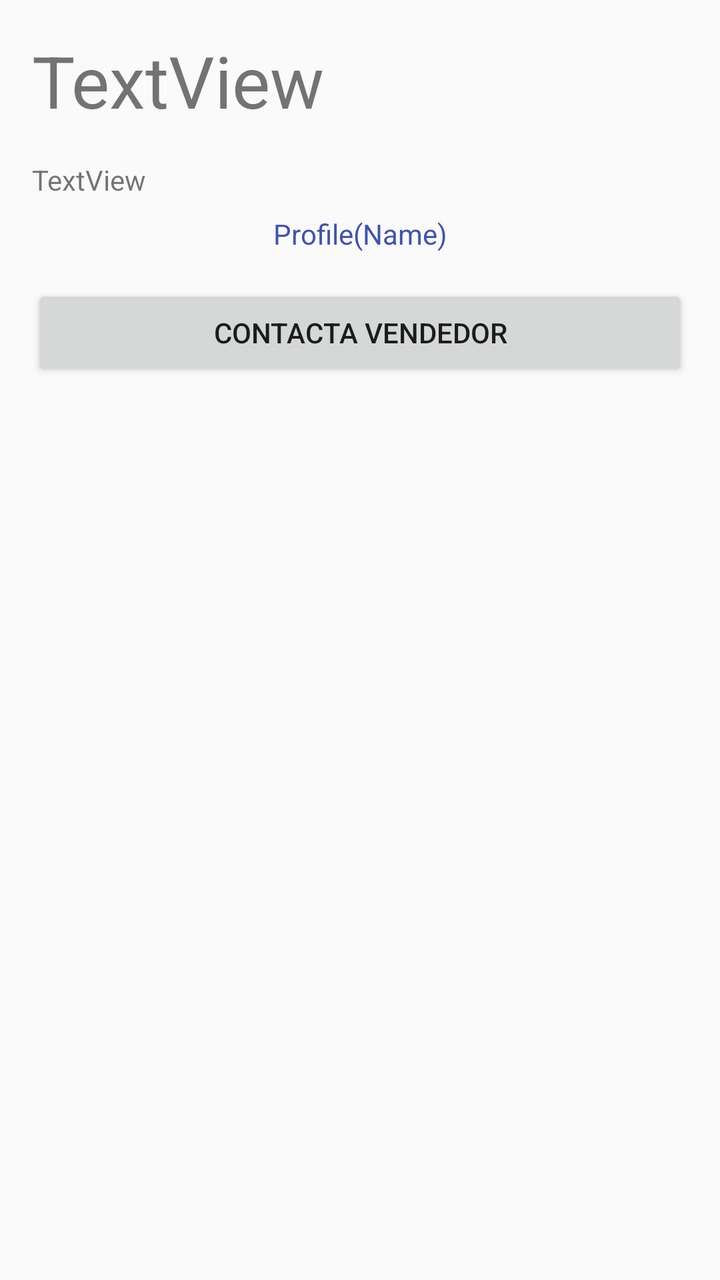
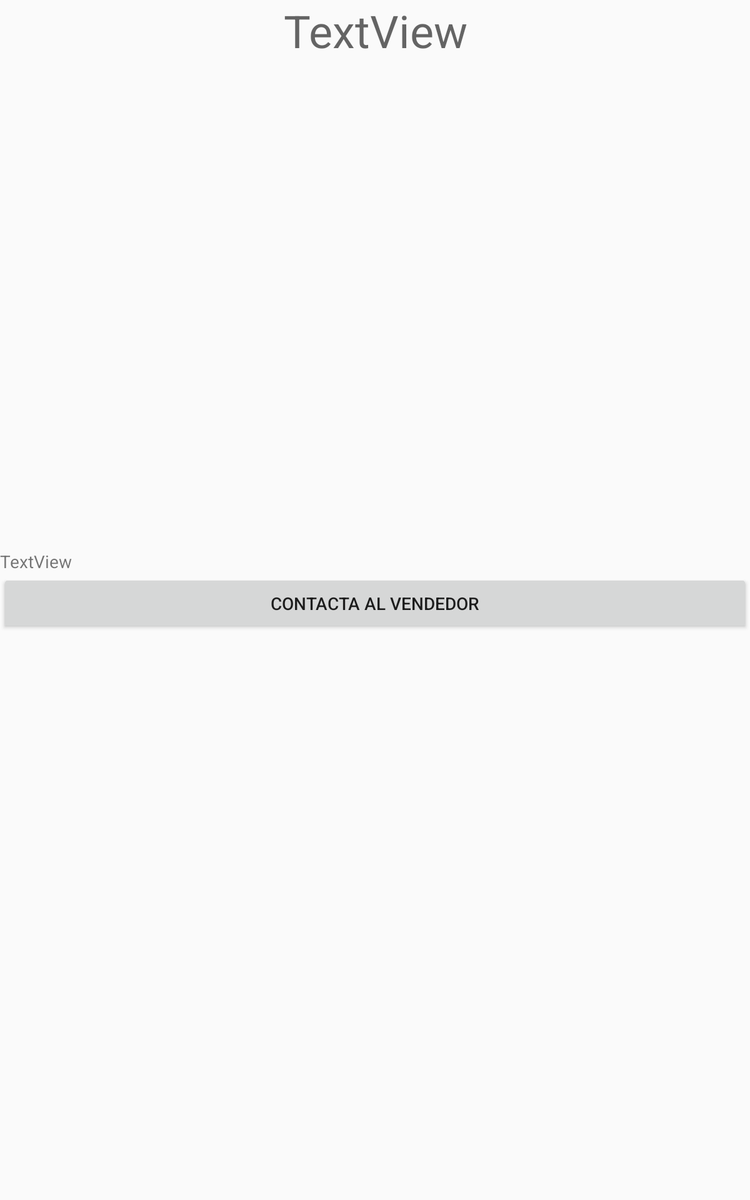

An Android layout and its configuration variant, each rendered on a device that would load it. The default file and the variant file are quoted in full after the pictures.
<!-- AndroidManifest.xml: application theme AppTheme -->
<!-- res/layout/fragment_product.xml -->
<?xml version="1.0" encoding="utf-8"?>
<androidx.constraintlayout.widget.ConstraintLayout xmlns:android="http://schemas.android.com/apk/res/android"
    xmlns:app="http://schemas.android.com/apk/res-auto"
    xmlns:tools="http://schemas.android.com/tools"
    android:layout_width="match_parent"
    android:layout_height="match_parent"
    tools:context=".view.product.FragmentProduct" >

    <TextView
        android:id="@+id/txtTitleProduct"
        android:layout_width="0dp"
        android:layout_height="wrap_content"
        android:layout_marginStart="16dp"
        android:layout_marginTop="16dp"
        android:layout_marginEnd="16dp"
        android:text="TextView"
        android:textSize="36sp"
        app:layout_constraintEnd_toEndOf="parent"
        app:layout_constraintStart_toStartOf="parent"
        app:layout_constraintTop_toTopOf="parent" />

    <TextView
        android:id="@+id/txtDescriptionProduct"
        android:layout_width="0dp"
        android:layout_height="wrap_content"
        android:layout_marginTop="16dp"
        android:text="TextView"
        app:layout_constraintEnd_toEndOf="@+id/txtTitleProduct"
        app:layout_constraintStart_toStartOf="@+id/txtTitleProduct"
        app:layout_constraintTop_toBottomOf="@+id/txtTitleProduct" />

    <Button
        android:id="@+id/btnSendMessageProduct"
        android:layout_width="0dp"
        android:layout_height="wrap_content"
        android:layout_marginStart="16dp"
        android:layout_marginTop="16dp"
        android:layout_marginEnd="16dp"
        android:layout_weight="1"
        android:text="Contacta Vendedor"
        app:layout_constraintEnd_toEndOf="parent"
        app:layout_constraintHorizontal_bias="0.0"
        app:layout_constraintStart_toStartOf="parent"
        app:layout_constraintTop_toBottomOf="@+id/btnProfileSellerProduct" />

    <TextView
        android:id="@+id/btnProfileSellerProduct"
        android:layout_width="0dp"
        android:layout_height="wrap_content"
        android:layout_marginStart="16dp"
        android:layout_marginTop="8dp"
        android:layout_marginEnd="16dp"
        android:text="Profile(Name)"
        android:textAlignment="center"
        android:textColor="#3F51B5"
        app:layout_constraintEnd_toEndOf="parent"
        app:layout_constraintStart_toStartOf="parent"
        app:layout_constraintTop_toBottomOf="@+id/txtDescriptionProduct" />

    <ImageView
        android:id="@+id/imgProduct"
        android:layout_width="0dp"
        android:layout_height="wrap_content"
        android:layout_marginTop="16dp"
        app:layout_constraintEnd_toEndOf="parent"
        app:layout_constraintHorizontal_bias="0.0"
        app:layout_constraintStart_toStartOf="parent"
        app:layout_constraintTop_toBottomOf="@+id/btnSendMessageProduct"
        tools:src="@tools:sample/avatars[1]" />
</androidx.constraintlayout.widget.ConstraintLayout>
<!-- resources referenced by this layout -->
<resources>
  <style name="AppTheme" parent="Theme.AppCompat.Light.DarkActionBar">
          
          <item name="colorPrimary">@color/colorPrimary</item>
          <item name="colorPrimaryDark">@color/colorPrimaryDark</item>
          <item name="colorAccent">@color/colorAccent</item>
          <item name="colorError">@color/colorError</item>
      </style>
  <color name="colorPrimary">#008577</color>
  <color name="colorPrimaryDark">#00574B</color>
  <color name="colorAccent">#D81B60</color>
  <color name="colorError">#D91D1D</color>
</resources>
<!-- res/layout-large/fragment_product.xml (the repository's variant of the layout above) -->
<!-- drawn on a 7-inch tablet held upright -->
<?xml version="1.0" encoding="utf-8"?>
<LinearLayout xmlns:android="http://schemas.android.com/apk/res/android"
    xmlns:app="http://schemas.android.com/apk/res-auto"
    xmlns:tools="http://schemas.android.com/tools"
    android:orientation="vertical" android:layout_width="match_parent"
    android:layout_height="match_parent">

    <TextView
        android:id="@+id/txtTitleProduct"
        android:layout_width="match_parent"
        android:layout_height="wrap_content"
        android:text="TextView"
        android:textAlignment="center"
        android:textAppearance="@style/TextAppearance.AppCompat.Display1"
        android:textSize="36sp" />

    <ImageView
        android:id="@+id/imgProduct"
        android:layout_width="match_parent"
        android:layout_height="391dp"
        tools:srcCompat="@tools:sample/avatars" />

    <TextView
        android:id="@+id/txtDescriptionProduct"
        android:layout_width="match_parent"
        android:layout_height="wrap_content"
        android:text="TextView" />

    <Button
        android:id="@+id/btnSendMessageProduct"
        android:layout_width="match_parent"
        android:layout_height="wrap_content"
        android:text="Contacta al vendedor" />

</LinearLayout>
